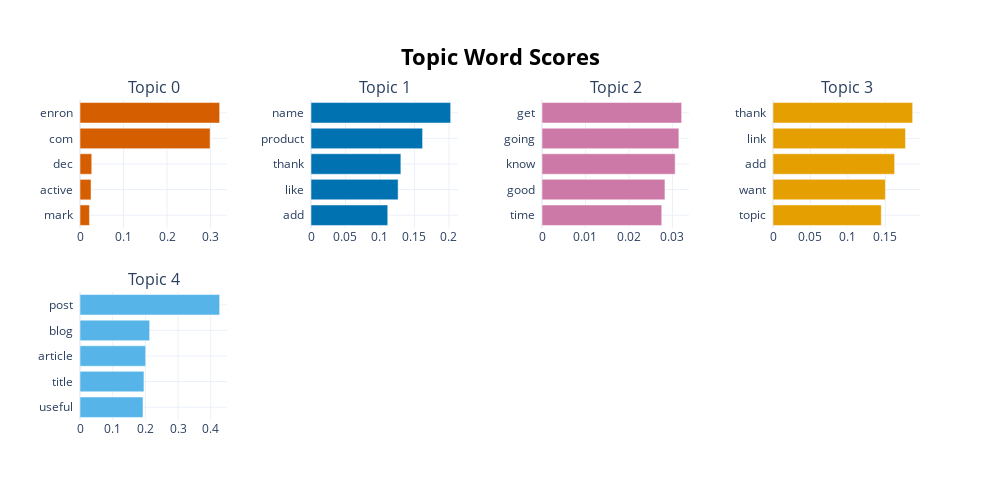

Write notebook code for a chart like this one.
### Code cell
model.visualize_barchart()

### Figure 1 — Plotly figure (JSON) as saved in the notebook; plotly's stock layout.template omitted (floating-point values rounded to 4 significant figures)
{"data": [{"marker": {"color": "#D55E00"}, "orientation": "h", "type": "bar", "x": [0.02174, 0.02538, 0.02702, 0.299, 0.321], "xaxis": "x", "y": ["mark  ", "active  ", "dec  ", "com  ", "enron  "], "yaxis": "y"}, {"marker": {"color": "#0072B2"}, "orientation": "h", "type": "bar", "x": [0.1113, 0.1263, 0.1303, 0.1618, 0.2024], "xaxis": "x2", "y": ["add  ", "like  ", "thank  ", "product  ", "name  "], "yaxis": "y2"}, {"marker": {"color": "#CC79A7"}, "orientation": "h", "type": "bar", "x": [0.02754, 0.02827, 0.03062, 0.03148, 0.03212], "xaxis": "x3", "y": ["time  ", "good  ", "know  ", "going  ", "get  "], "yaxis": "y3"}, {"marker": {"color": "#E69F00"}, "orientation": "h", "type": "bar", "x": [0.1446, 0.15, 0.1624, 0.1769, 0.1864], "xaxis": "x4", "y": ["topic  ", "want  ", "add  ", "link  ", "thank  "], "yaxis": "y4"}, {"marker": {"color": "#56B4E9"}, "orientation": "h", "type": "bar", "x": [0.1929, 0.1957, 0.2011, 0.2132, 0.4275], "xaxis": "x5", "y": ["useful  ", "title  ", "article  ", "blog  ", "post  "], "yaxis": "y5"}], "layout": {"annotations": [{"font": {"size": 16}, "showarrow": false, "text": "Topic 0", "x": 0.0875, "xanchor": "center", "xref": "paper", "y": 1, "yanchor": "bottom", "yref": "paper"}, {"font": {"size": 16}, "showarrow": false, "text": "Topic 1", "x": 0.3625, "xanchor": "center", "xref": "paper", "y": 1, "yanchor": "bottom", "yref": "paper"}, {"font": {"size": 16}, "showarrow": false, "text": "Topic 2", "x": 0.6375, "xanchor": "center", "xref": "paper", "y": 1, "yanchor": "bottom", "yref": "paper"}, {"font": {"size": 16}, "showarrow": false, "text": "Topic 3", "x": 0.9125, "xanchor": "center", "xref": "paper", "y": 1, "yanchor": "bottom", "yref": "paper"}, {"font": {"size": 16}, "showarrow": false, "text": "Topic 4", "x": 0.0875, "xanchor": "center", "xref": "paper", "y": 0.4, "yanchor": "bottom", "yref": "paper"}], "height": 500, "hoverlabel": {"bgcolor": "white", "font": {"family": "Rockwell", "size": 16}}, "showlegend": false, "title": {"font": {"color": "Black", "size": 22}, "text": "<b>Topic Word Scores", "x": 0.5, "xanchor": "center", "yanchor": "top"}, "width": 1000, "xaxis": {"anchor": "y", "domain": [0, 0.175], "showgrid": true}, "xaxis2": {"anchor": "y2", "domain": [0.275, 0.45], "showgrid": true}, "xaxis3": {"anchor": "y3", "domain": [0.55, 0.725], "showgrid": true}, "xaxis4": {"anchor": "y4", "domain": [0.825, 1], "showgrid": true}, "xaxis5": {"anchor": "y5", "domain": [0, 0.175], "showgrid": true}, "xaxis6": {"anchor": "y6", "domain": [0.275, 0.45], "showgrid": true}, "xaxis7": {"anchor": "y7", "domain": [0.55, 0.725], "showgrid": true}, "xaxis8": {"anchor": "y8", "domain": [0.825, 1], "showgrid": true}, "yaxis": {"anchor": "x", "domain": [0.6, 1], "showgrid": true}, "yaxis2": {"anchor": "x2", "domain": [0.6, 1], "showgrid": true}, "yaxis3": {"anchor": "x3", "domain": [0.6, 1], "showgrid": true}, "yaxis4": {"anchor": "x4", "domain": [0.6, 1], "showgrid": true}, "yaxis5": {"anchor": "x5", "domain": [0, 0.4], "showgrid": true}, "yaxis6": {"anchor": "x6", "domain": [0, 0.4], "showgrid": true}, "yaxis7": {"anchor": "x7", "domain": [0, 0.4], "showgrid": true}, "yaxis8": {"anchor": "x8", "domain": [0, 0.4], "showgrid": true}}}
